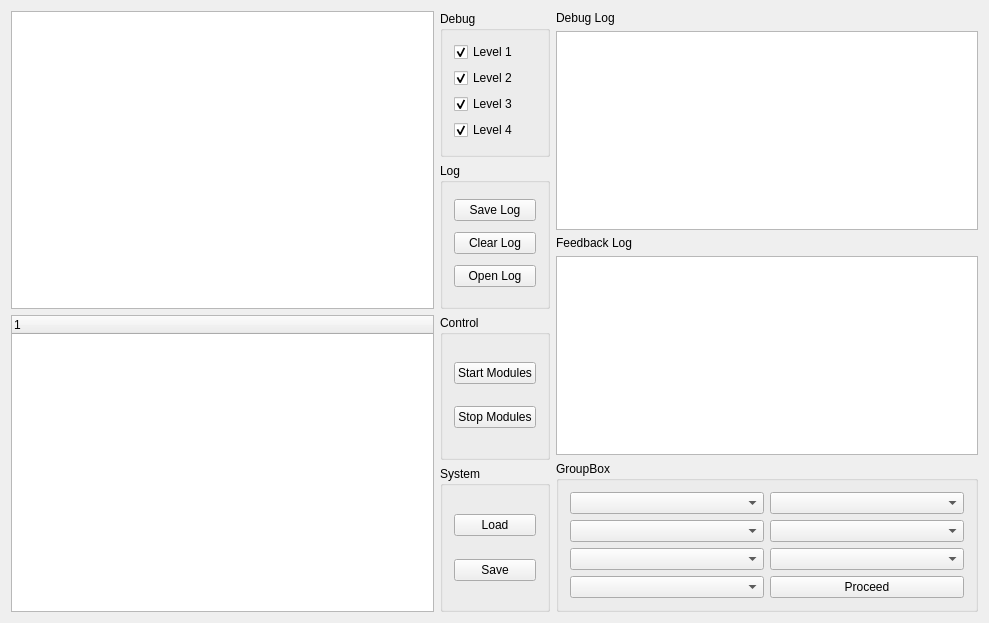
<?xml version="1.0" encoding="UTF-8"?>
<ui version="4.0">
 <class>SamgarGui</class>
 <widget class="QWidget" name="SamgarGui">
  <property name="geometry">
   <rect>
    <x>0</x>
    <y>0</y>
    <width>989</width>
    <height>623</height>
   </rect>
  </property>
  <property name="windowTitle">
   <string>SAMGAR - YARP Network Profiler</string>
  </property>
  <layout class="QHBoxLayout" name="horizontalLayout_8">
   <item>
    <layout class="QHBoxLayout" name="horizontalLayout_7">
     <item>
      <layout class="QVBoxLayout" name="verticalLayout">
       <item>
        <widget class="QTableWidget" name="tableWidget"/>
       </item>
       <item>
        <widget class="QTreeWidget" name="treeWidget">
         <column>
          <property name="text">
           <string notr="true">1</string>
          </property>
         </column>
        </widget>
       </item>
      </layout>
     </item>
     <item>
      <layout class="QVBoxLayout" name="verticalLayout_3">
       <item>
        <widget class="QGroupBox" name="debugGroupBox">
         <property name="title">
          <string>Debug</string>
         </property>
         <property name="flat">
          <bool>false</bool>
         </property>
         <property name="checkable">
          <bool>false</bool>
         </property>
         <layout class="QHBoxLayout" name="horizontalLayout_2">
          <item>
           <layout class="QVBoxLayout" name="debugLayout">
            <item>
             <widget class="QCheckBox" name="level1CheckBox">
              <property name="text">
               <string>Level 1</string>
              </property>
              <property name="checked">
               <bool>true</bool>
              </property>
             </widget>
            </item>
            <item>
             <widget class="QCheckBox" name="level2CheckBox">
              <property name="text">
               <string>Level 2</string>
              </property>
              <property name="checked">
               <bool>true</bool>
              </property>
             </widget>
            </item>
            <item>
             <widget class="QCheckBox" name="level3CheckBox">
              <property name="text">
               <string>Level 3</string>
              </property>
              <property name="checked">
               <bool>true</bool>
              </property>
             </widget>
            </item>
            <item>
             <widget class="QCheckBox" name="level4CheckBox">
              <property name="text">
               <string>Level 4</string>
              </property>
              <property name="checked">
               <bool>true</bool>
              </property>
             </widget>
            </item>
           </layout>
          </item>
         </layout>
        </widget>
       </item>
       <item>
        <widget class="QGroupBox" name="logGroupBox">
         <property name="title">
          <string>Log</string>
         </property>
         <layout class="QHBoxLayout" name="horizontalLayout_3">
          <item>
           <layout class="QVBoxLayout" name="logLayout">
            <item>
             <widget class="QPushButton" name="saveLogButton">
              <property name="text">
               <string>Save Log</string>
              </property>
             </widget>
            </item>
            <item>
             <widget class="QPushButton" name="clearLogButton">
              <property name="text">
               <string>Clear Log</string>
              </property>
             </widget>
            </item>
            <item>
             <widget class="QPushButton" name="openLogButton">
              <property name="text">
               <string>Open Log</string>
              </property>
             </widget>
            </item>
           </layout>
          </item>
         </layout>
        </widget>
       </item>
       <item>
        <widget class="QGroupBox" name="controlGroupBox">
         <property name="title">
          <string>Control</string>
         </property>
         <layout class="QHBoxLayout" name="horizontalLayout_4">
          <item>
           <layout class="QVBoxLayout" name="verticalLayout_4">
            <item>
             <widget class="QPushButton" name="startModuleButton">
              <property name="text">
               <string>Start Modules</string>
              </property>
             </widget>
            </item>
            <item>
             <widget class="QPushButton" name="stopModulesButton">
              <property name="text">
               <string>Stop Modules</string>
              </property>
             </widget>
            </item>
           </layout>
          </item>
         </layout>
        </widget>
       </item>
       <item>
        <widget class="QGroupBox" name="systemGroupBox">
         <property name="title">
          <string>System</string>
         </property>
         <layout class="QHBoxLayout" name="horizontalLayout_5">
          <item>
           <layout class="QVBoxLayout" name="verticalLayout_5">
            <item>
             <widget class="QPushButton" name="loadButton">
              <property name="text">
               <string>Load</string>
              </property>
             </widget>
            </item>
            <item>
             <widget class="QPushButton" name="saveButton">
              <property name="toolTip">
               <string>Save Connections</string>
              </property>
              <property name="text">
               <string>Save</string>
              </property>
             </widget>
            </item>
           </layout>
          </item>
         </layout>
        </widget>
       </item>
      </layout>
     </item>
     <item>
      <layout class="QVBoxLayout" name="verticalLayout_6">
       <item>
        <widget class="QLabel" name="debugLogLabel">
         <property name="text">
          <string>Debug Log</string>
         </property>
        </widget>
       </item>
       <item>
        <widget class="QTextEdit" name="debugLogTextEdit">
         <property name="enabled">
          <bool>true</bool>
         </property>
        </widget>
       </item>
       <item>
        <widget class="QLabel" name="feedbackLogLabel">
         <property name="text">
          <string>Feedback Log</string>
         </property>
        </widget>
       </item>
       <item>
        <widget class="QTextEdit" name="feedbackLogTextEdit">
         <property name="enabled">
          <bool>true</bool>
         </property>
        </widget>
       </item>
       <item>
        <widget class="QGroupBox" name="groupBox">
         <property name="title">
          <string>GroupBox</string>
         </property>
         <layout class="QHBoxLayout" name="horizontalLayout_6">
          <item>
           <layout class="QGridLayout" name="gridLayout">
            <item row="0" column="0">
             <widget class="QComboBox" name="parent1ComboBox"/>
            </item>
            <item row="0" column="1">
             <widget class="QComboBox" name="parent2ComboBox"/>
            </item>
            <item row="1" column="0">
             <widget class="QComboBox" name="parentPort1ComboBox"/>
            </item>
            <item row="1" column="1">
             <widget class="QComboBox" name="parentPort2ComboBox"/>
            </item>
            <item row="2" column="0">
             <widget class="QComboBox" name="lossyComboBox"/>
            </item>
            <item row="2" column="1">
             <widget class="QComboBox" name="networkComboBox"/>
            </item>
            <item row="3" column="0">
             <widget class="QComboBox" name="connectComboBox"/>
            </item>
            <item row="3" column="1">
             <widget class="QPushButton" name="proceedButton">
              <property name="text">
               <string>Proceed</string>
              </property>
             </widget>
            </item>
           </layout>
          </item>
         </layout>
        </widget>
       </item>
      </layout>
     </item>
    </layout>
   </item>
  </layout>
 </widget>
 <layoutdefault spacing="6" margin="11"/>
 <resources/>
 <connections/>
</ui>
